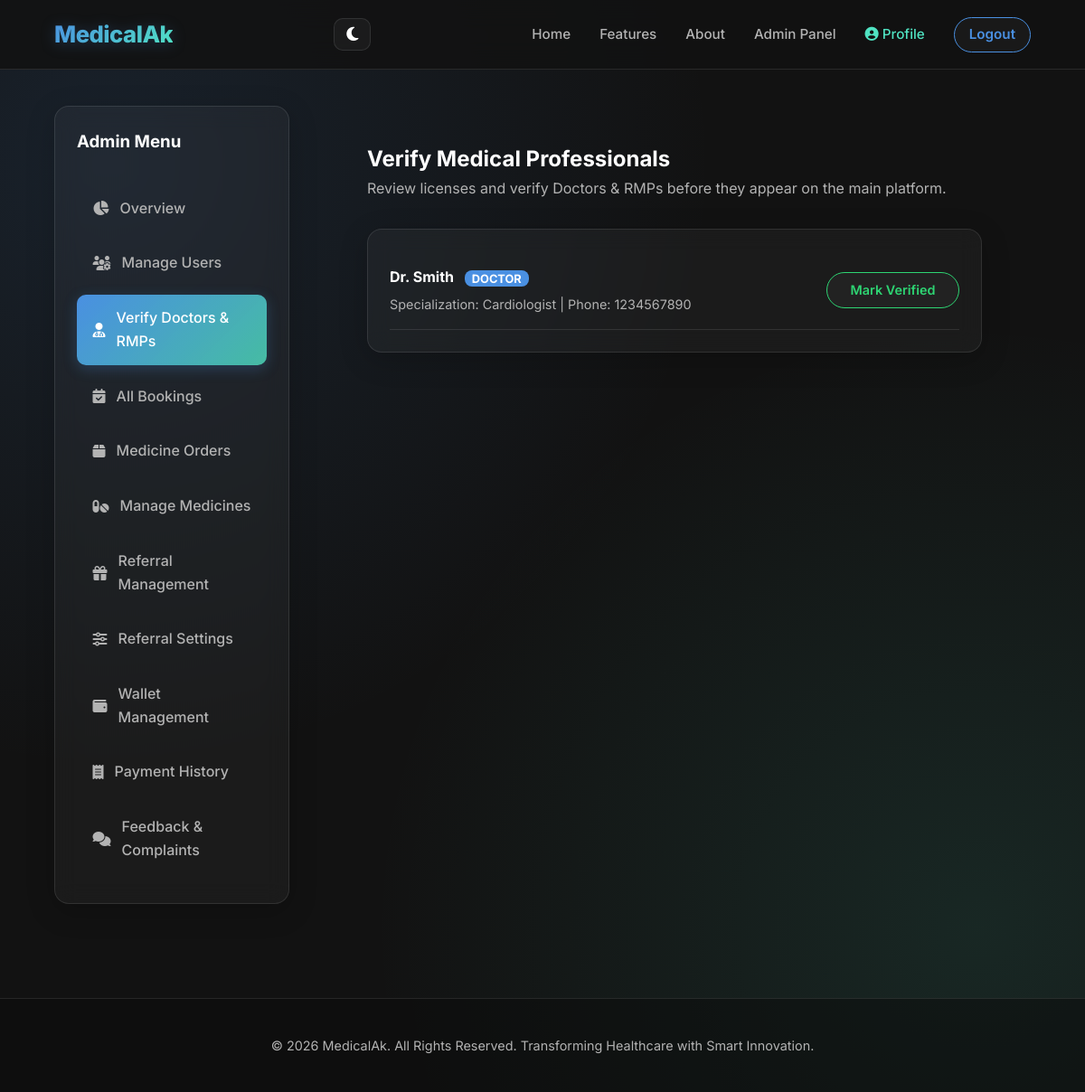
The page /admin_verify.php (signed in) on the database its author committed.
### tables this page shows
CREATE TABLE IF NOT EXISTS users (
    id INT AUTO_INCREMENT PRIMARY KEY,
    name VARCHAR(100) NOT NULL,
    email VARCHAR(100) UNIQUE NOT NULL,
    phone VARCHAR(15) NOT NULL,
    password VARCHAR(255) NOT NULL,
    role ENUM('patient', 'doctor', 'rmp', 'admin') DEFAULT 'patient',
    specialization VARCHAR(100) DEFAULT NULL,  
    latitude DECIMAL(10,8) DEFAULT NULL,  
    longitude DECIMAL(11,8) DEFAULT NULL,
    created_at TIMESTAMP DEFAULT CURRENT_TIMESTAMP
);

### admin_verify.php (the view, shortened to what this page needs)
<?php
require_once 'config.php';
include 'includes/header.php';
$professionals = $conn->query("SELECT * FROM users WHERE role IN ('doctor', 'rmp') ORDER BY created_at DESC");
?>
<div class="dashboard-layout">
    <aside class="sidebar glass-panel">
        <h3 class="sidebar-title" style="margin-bottom: 2rem;">Admin Menu</h3>
        <ul class="sidebar-menu">
            <li><a href="admin_dashboard.php"><i class="fas fa-chart-pie"></i> Overview</a></li>
            <li><a href="admin_users.php"><i class="fas fa-users-cog"></i> Manage Users</a></li>
            <li><a href="admin_verify.php" class="active"><i class="fas fa-user-md"></i> Verify Doctors & RMPs</a></li>
            <li><a href="admin_bookings.php"><i class="fas fa-calendar-check"></i> All Bookings</a></li>
            <li><a href="admin_orders.php"><i class="fas fa-box"></i> Medicine Orders</a></li>
            <li><a href="admin_medicines.php"><i class="fas fa-pills"></i> Manage Medicines</a></li>
            <li><a href="admin_referrals.php"><i class="fas fa-gift"></i> Referral Management</a></li>
            <li><a href="admin_referral_settings.php"><i class="fas fa-sliders-h"></i> Referral Settings</a></li>
            <li><a href="admin_wallets.php"><i class="fas fa-wallet"></i> Wallet Management</a></li>
            <li><a href="payment_history.php"><i class="fas fa-receipt"></i> Payment History</a></li>
            <li><a href="admin_feedback.php"><i class="fas fa-comments"></i> Feedback & Complaints</a></li>
        </ul>
    </aside>
    <main class="dashboard-content">
        <h2>Verify Medical Professionals</h2>
        <p style="color: var(--text-secondary); margin-bottom: 2rem;">Review licenses and verify Doctors & RMPs before they appear on the main platform.</p>
        <div class="glass-panel" style="padding: 1.5rem;">
            <?php if ($professionals && $professionals->num_rows > 0): ?>
                <?php while($p = $professionals->fetch_assoc()): ?>
                    <div style="display: flex; justify-content: space-between; align-items: center; border-bottom: 1px solid var(--glass-border); padding: 1rem 0;">
                        <div>
                            <h4 style="color: #fff;"><?php echo htmlspecialchars($p['name']); ?> <span style="font-size: 0.8rem; background: var(--primary-color); padding: 0.1rem 0.5rem; border-radius: 8px; margin-left: 0.5rem; text-transform: uppercase;"><?php echo $p['role']; ?></span></h4>
                            <p style="color: var(--text-secondary); font-size: 0.9rem; margin-top: 0.3rem;">Specialization: <?php echo htmlspecialchars($p['specialization'] ?? 'General / RMP'); ?> | Phone: <?php echo htmlspecialchars($p['phone']); ?></p>
                        </div>
                        <div>
                            <button class="btn btn-outline" style="border-color: #2ed573; color: #2ed573; font-size: 0.9rem;" onclick="alert('Verification logic mockup done!');">Mark Verified</button>
                        </div>
                    </div>
                <?php endwhile; ?>
            <?php else: ?>
                <p style="color: var(--text-secondary);">No medical professionals registered.</p>
            <?php endif; ?>
        </div>
    </main>
</div>
<?php include 'includes/footer.php'; ?>

### css/style.css (style rules this page uses)
:root { --primary-color: #4a90e2; --secondary-color: #50e3c2; --dark-bg: #121212; --darker-bg: #0a0a0a; --card-bg: rgba(255, 255, 255, 0.05); --text-primary: #ffffff; --text-secondary: #b3b3b3; --accent: #f5a623; --border-radius: 16px; --transition: all 0.3s cubic-bezier(0.16, 1, 0.3, 1); --glass-bg: rgba(255, 255, 255, 0.04); --glass-border: rgba(255, 255, 255, 0.1); --glass-glow: rgba(74, 144, 226, 0.15); --header-bg: rgba(18, 18, 18, 0.85); --nav-mobile-bg: rgba(18, 18, 18, 0.96); --footer-bg: rgba(10, 10, 10, 0.5); --form-input-bg: rgba(255, 255, 255, 0.05); --hero-heading-gradient: linear-gradient(135deg, #ffffff 30%, var(--text-secondary) 100%); --shadow-color: rgba(0, 0, 0, 0.2); }
*, *::before, *::after { margin: 0; padding: 0; box-sizing: border-box; }
body, input, button, select, textarea { font-family: 'Inter', -apple-system, BlinkMacSystemFont, sans-serif; }
.fas, .far, .fab, .fa, .feature-icon, i[class*="fa-"] { font-family: "Font Awesome 6 Free", "FontAwesome" !important; font-weight: 900; font-style: normal; }
html { scroll-behavior: smooth; width: 100%; max-width: 100%; overflow-x: hidden; }
body { background-color: var(--dark-bg); background-image: radial-gradient(circle at 10% 15%, rgba(74, 144, 226, 0.12) 0%, transparent 45%), radial-gradient(circle at 90% 85%, rgba(80, 227, 194, 0.10) 0%, transparent 45%); background-attachment: fixed; color: var(--text-primary); line-height: 1.6; min-height: 100vh; display: flex; flex-direction: column; width: 100%; max-width: 100%; overflow-x: hidden; }
.glass-panel { background: var(--glass-bg); backdrop-filter: blur(12px); -webkit-backdrop-filter: blur(12px); border: 1px solid var(--glass-border); border-radius: var(--border-radius); box-shadow: 0 8px 32px 0 var(--shadow-color); }
.btn { padding: 0.65rem 1.6rem; border-radius: 30px; border: none; font-weight: 600; cursor: pointer; transition: var(--transition); text-decoration: none; display: inline-flex; align-items: center; justify-content: center; gap: 0.5rem; text-align: center; max-width: 100%; white-space: nowrap; font-size: 0.95rem; }
.btn-outline { background: rgba(255, 255, 255, 0.03); border: 1px solid var(--primary-color); color: var(--primary-color); }
main { flex-grow: 1; padding: 2.5rem 5%; width: 100%; max-width: 1400px; margin: 0 auto; }
.dashboard-layout { display: flex; gap: 2rem; width: 100%; }
.sidebar { width: 260px; flex-shrink: 0; min-height: 70vh; padding: 1.5rem; }
.sidebar-menu { list-style: none; }
.sidebar-menu li { margin-bottom: 0.5rem; }
.sidebar-menu a { display: flex; align-items: center; gap: 0.75rem; padding: 0.85rem 1.1rem; color: var(--text-secondary); text-decoration: none; border-radius: 10px; transition: var(--transition); font-weight: 500; }
.sidebar-menu a:hover, .sidebar-menu a.active { background: linear-gradient(135deg, var(--primary-color), rgba(80, 227, 194, 0.8)); color: #fff; box-shadow: 0 4px 15px rgba(74, 144, 226, 0.25); }
.dashboard-content { flex: 1; min-width: 0; }

### rows shown on the page
users: name "Dr. Smith", role "DOCTOR", specialization "Cardiologist", phone "1234567890"
